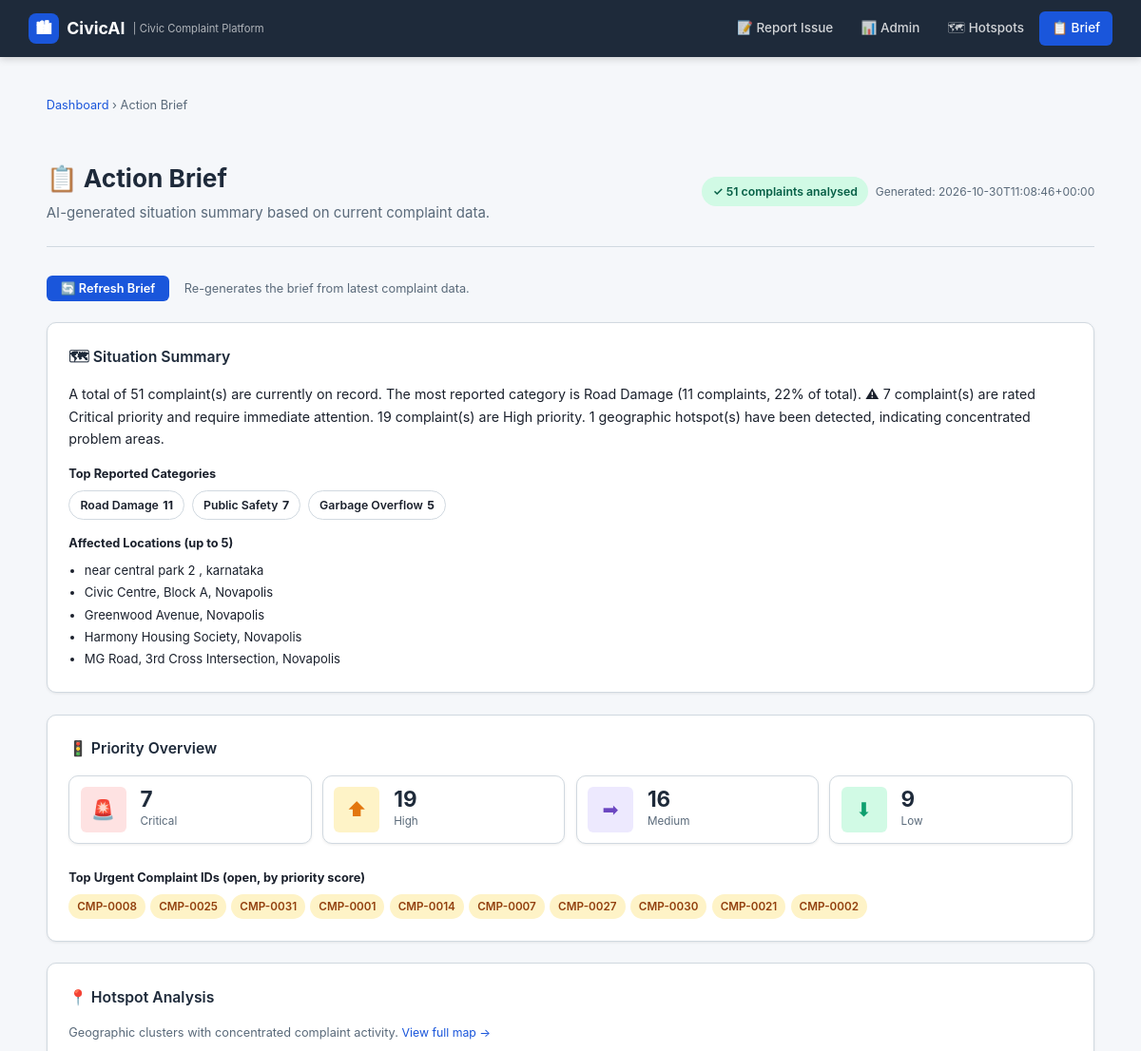
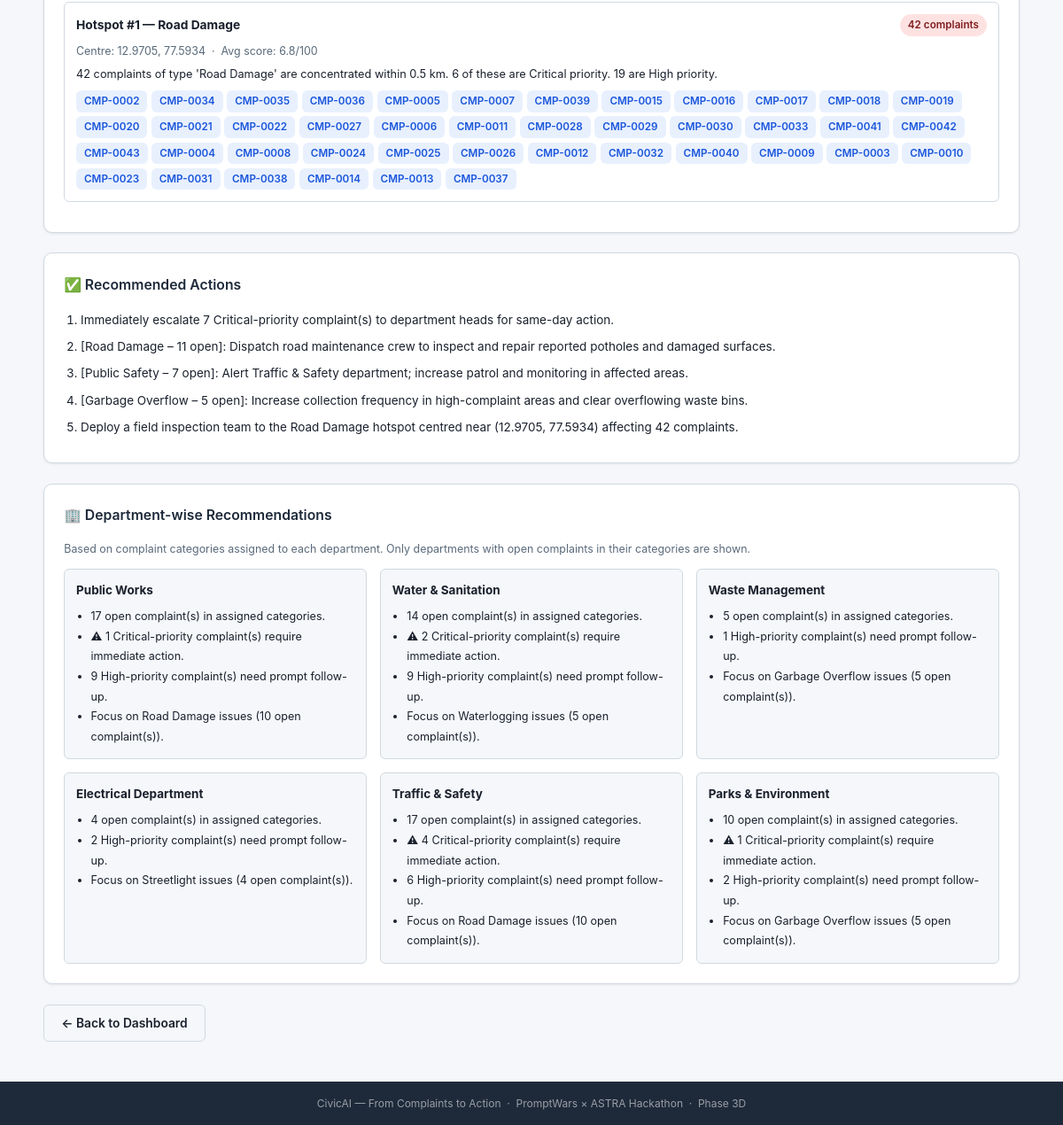
Screenshot of /admin/brief with the database file from the repository (2 pictures, top to bottom).
### tables this page shows
CREATE TABLE complaints (
    id               INTEGER PRIMARY KEY AUTOINCREMENT,
    complaint_id     TEXT    NOT NULL UNIQUE,
    title            TEXT    NOT NULL,
    description      TEXT    NOT NULL,
    category         TEXT    NOT NULL,
    ai_category      TEXT,
    ai_summary       TEXT,
    image_path       TEXT,
    latitude         REAL,
    longitude        REAL,
    address          TEXT,
    priority_score   REAL    NOT NULL DEFAULT 0.0,
    priority_level   TEXT    NOT NULL DEFAULT 'Low',
    priority_reason  TEXT,
    status           TEXT    NOT NULL DEFAULT 'Submitted',
    department_id    INTEGER,
    assigned_officer INTEGER,
    created_at       TEXT    NOT NULL DEFAULT (datetime('now')),
    updated_at       TEXT    NOT NULL DEFAULT (datetime('now')),
    resolved_at      TEXT, ai_confidence   REAL, ai_explanation  TEXT, ai_needs_review INTEGER NOT NULL DEFAULT 0,
    FOREIGN KEY (department_id)    REFERENCES departments(id) ON DELETE SET NULL,
    FOREIGN KEY (assigned_officer) REFERENCES officers(id)    ON DELETE SET NULL
);

### routes/admin.py (the view)
@admin_bp.route("/brief")
def action_brief():
    from ai.action_brief import get_brief_generator
    complaints   = _get_all_complaints_for_brief()
    geo_comps    = _get_geo_complaints()
    detector     = get_hotspot_detector()
    hotspot_list = detector.detect([dict(c) for c in geo_comps])
    generator = get_brief_generator()
    brief     = generator.generate(complaints, hotspot_list)
    return render_template("admin/brief.html", brief=brief)

### ai/action_brief.py (called while the page is built)
def _hotspot_reason(hotspot) -> str:
    parts: list[str] = [
        f"{hotspot.count} complaints of type '{hotspot.dominant_category}' are "
        f"concentrated within {hotspot.radius_km:.1f} km."
    ]
    if hotspot.critical_count > 0:
        parts.append(
            f"{hotspot.critical_count} of these are Critical priority."
        )
    if hotspot.high_count > 0:
        parts.append(f"{hotspot.high_count} are High priority.")
    if hotspot.avg_priority_score >= 50:
        parts.append(
            f"Average priority score is {hotspot.avg_priority_score:.1f}/100 — above threshold."
        )
    return " ".join(parts)

def get_brief_generator() -> ActionBriefGenerator:
    global _generator_instance
    if _generator_instance is None:
        _generator_instance = ActionBriefGenerator()
    return _generator_instance

    def generate(
        self,
        complaints: list[dict],
        hotspots: list | None = None,
    ) -> ActionBrief:
        try:
            return self._build_brief(complaints, hotspots or [])
        except Exception as exc:
            logger.error("ActionBriefGenerator.generate failed: %s", exc)
            return _empty_brief(status="partial")

    def _build_hotspot_analysis(self, hotspots: list) -> list[HotspotSummary]:
        summaries: list[HotspotSummary] = []
        for idx, h in enumerate(hotspots, start=1):
            reason = _hotspot_reason(h)
            summaries.append(HotspotSummary(
                index              = idx,
                center_lat         = h.center_lat,
                center_lon         = h.center_lon,
                count              = h.count,
                dominant_category  = h.dominant_category,
                critical_count     = h.critical_count,
                high_count         = h.high_count,
                avg_priority_score = h.avg_priority_score,
                complaint_ids      = list(h.complaint_ids),
                attention_reason   = reason,
            ))
        return summaries

### ai/hotspot_detector.py (called while the page is built)
def haversine_km(lat1: float, lon1: float, lat2: float, lon2: float) -> float:
    R = 6371.0
    dlat = math.radians(lat2 - lat1)
    dlon = math.radians(lon2 - lon1)
    a = (
        math.sin(dlat / 2) ** 2
        + math.cos(math.radians(lat1))
        * math.cos(math.radians(lat2))
        * math.sin(dlon / 2) ** 2
    )
    return R * 2 * math.asin(math.sqrt(a))

### routes/admin.py (called while the page is built)
@admin_bp.before_request
def _admin_auth_before_request():
    _check_admin_auth()

### templates/admin/brief.html (shortened to what this page needs)
{% extends "base.html" %}
{% block content %}
<div class="container">
  <nav aria-label="Breadcrumb" style="margin-bottom:1rem;font-size:.85rem;color:var(--text-muted);">
    <a href="{{ url_for('admin.dashboard') }}">Dashboard</a>
    &rsaquo;
    <span>Action Brief</span>
  </nav>
  <div class="page-header">
    <div class="flex justify-between items-center" style="flex-wrap:wrap;gap:1rem;">
      <div>
        <h1>📋 Action Brief</h1>
        <p>AI-generated situation summary based on current complaint data.</p>
      </div>
      <div class="flex gap-1" style="align-items:center;flex-wrap:wrap;">
        {% if brief.status == "ok" %}
        <span class="badge badge-resolved" style="padding:.35rem .75rem;font-size:.82rem;">
          ✓ {{ brief.total_analysed }} complaint{{ 's' if brief.total_analysed != 1 else '' }} analysed
        </span>
        {% elif brief.status == "empty" %}
        <span class="badge badge-under-review" style="padding:.35rem .75rem;font-size:.82rem;">
          No data yet
        </span>
        {% else %}
        <span class="badge badge-rejected" style="padding:.35rem .75rem;font-size:.82rem;">
          Partial data
        </span>
        {% endif %}
        <span class="text-muted text-sm" style="font-size:.8rem;">
          Generated: {{ brief.generated_at }}
        </span>
      </div>
    </div>
  </div>
  <form method="POST" action="{{ url_for('admin.action_brief_generate') }}"
        style="margin-bottom:1.5rem;">
    <button type="submit" class="btn btn-primary"
            style="font-size:.85rem;padding:.4rem 1rem;">
      🔄 Refresh Brief
    </button>
    <span class="text-muted text-sm" style="margin-left:.75rem;">
      Re-generates the brief from latest complaint data.
    </span>
  </form>
  {% if brief.status == "empty" %}
  <div class="card">
    <div class="hotspot-empty" style="text-align:center;padding:3rem 1rem;color:var(--text-muted);">
      <div style="font-size:3rem;margin-bottom:.75rem;">📭</div>
      <h3 style="margin:0 0 .5rem;font-size:1.1rem;color:var(--text);">No complaints on record</h3>
      <p style="margin:0;font-size:.9rem;max-width:440px;margin:0 auto;">
        The action brief will be generated automatically once civic complaints have been submitted.
      </p>
    </div>
  </div>
  {% else %}
  <div class="card" style="margin-bottom:1.5rem;">
    <h2 class="card-title">🗺 Situation Summary</h2>
    <p style="font-size:.95rem;line-height:1.65;color:var(--text);">
      {{ brief.situation_summary }}
    </p>
    {% if brief.top_categories %}
    <div style="margin-top:1rem;">
      <p style="font-size:.85rem;font-weight:700;margin-bottom:.5rem;">Top Reported Categories</p>
      <div class="flex gap-1" style="flex-wrap:wrap;">
        {% for cat, count in brief.top_categories %}
        <span class="badge"
              style="background:var(--surface);color:var(--text);border:1px solid var(--border);padding:.3rem .75rem;font-size:.82rem;">
          {{ cat }} <strong style="margin-left:.3rem;">{{ count }}</strong>
        </span>
        {% endfor %}
      </div>
    </div>
    {% endif %}
    {% if brief.affected_locations %}
    <div style="margin-top:1rem;">
      <p style="font-size:.85rem;font-weight:700;margin-bottom:.4rem;">Affected Locations (up to 5)</p>
      <ul style="margin:0;padding-left:1.1rem;font-size:.87rem;line-height:1.8;">
        {% for loc in brief.affected_locations %}
        <li>{{ loc | e }}</li>
        {% endfor %}
      </ul>
    </div>
    {% endif %}
  </div>
  <div class="card" style="margin-bottom:1.5rem;">
    <h2 class="card-title">🚦 Priority Overview</h2>
    <div class="stats-grid" style="grid-template-columns:repeat(auto-fit,minmax(120px,1fr));gap:.75rem;margin-top:.5rem;">
      <div class="stat-card" style="padding:.75rem;">
        <div class="stat-icon red">🚨</div>
        <div>
          <div class="stat-value" style="font-size:1.5rem;">{{ brief.priority_overview.critical }}</div>
          <div class="stat-label">Critical</div>
        </div>
      </div>
      <div class="stat-card" style="padding:.75rem;">
        <div class="stat-icon orange">⬆</div>
        <div>
          <div class="stat-value" style="font-size:1.5rem;">{{ brief.priority_overview.high }}</div>
          <div class="stat-label">High</div>
        </div>
      </div>
      <div class="stat-card" style="padding:.75rem;">
        <div class="stat-icon purple">➡</div>
        <div>
          <div class="stat-value" style="font-size:1.5rem;">{{ brief.priority_overview.medium }}</div>
          <div class="stat-label">Medium</div>
        </div>
      </div>
      <div class="stat-card" style="padding:.75rem;">
        <div class="stat-icon green">⬇</div>
        <div>
          <div class="stat-value" style="font-size:1.5rem;">{{ brief.priority_overview.low }}</div>
          <div class="stat-label">Low</div>
        </div>
      </div>
    </div>
    {% if brief.urgent_complaints %}
    <div style="margin-top:1rem;">
      <p style="font-size:.85rem;font-weight:700;margin-bottom:.4rem;">
        Top Urgent Complaint IDs (open, by priority score)
      </p>
      <div style="display:flex;flex-wrap:wrap;gap:.35rem;">
        {% for cid in brief.urgent_complaints %}
        <a href="{{ url_for('admin.complaint_detail', complaint_id=cid) }}"
           class="badge badge-under-review"
           style="padding:.25rem .6rem;font-size:.78rem;text-decoration:none;">
          {{ cid }}
        </a>
        {% endfor %}
      </div>
    </div>
    {% endif %}
  </div>
  {% if brief.hotspot_analysis %}
  <div class="card" style="margin-bottom:1.5rem;">
    <h2 class="card-title">📍 Hotspot Analysis</h2>
    <p style="font-size:.85rem;color:var(--text-muted);margin-bottom:.75rem;">
      Geographic clusters with concentrated complaint activity.
      <a href="{{ url_for('admin.hotspots') }}" style="font-size:.82rem;">View full map →</a>
    </p>
    {% for hs in brief.hotspot_analysis %}
    <div style="border:1px solid var(--border);border-radius:var(--radius-sm);padding:.85rem;margin-bottom:.75rem;background:var(--surface);">
      <div class="flex justify-between items-center" style="flex-wrap:wrap;gap:.5rem;margin-bottom:.5rem;">
        <strong style="font-size:.92rem;">
          Hotspot #{{ hs.index }} — {{ hs.dominant_category }}
        </strong>
        <span class="badge {% if hs.critical_count > 0 %}badge-critical{% elif hs.high_count > 0 %}badge-high{% else %}badge-medium{% endif %}"
              style="padding:.2rem .6rem;font-size:.78rem;">
          {{ hs.count }} complaint{{ 's' if hs.count != 1 else '' }}
        </span>
      </div>
      <p style="font-size:.83rem;color:var(--text-muted);margin-bottom:.4rem;">
        Centre: {{ "%.4f"|format(hs.center_lat) }}, {{ "%.4f"|format(hs.center_lon) }}
        &nbsp;·&nbsp; Avg score: {{ "%.1f"|format(hs.avg_priority_score) }}/100
      </p>
      <p style="font-size:.85rem;margin-bottom:.5rem;">{{ hs.attention_reason }}</p>
      <div style="display:flex;flex-wrap:wrap;gap:.3rem;">
        {% for cid in hs.complaint_ids %}
        <a href="{{ url_for('admin.complaint_detail', complaint_id=cid) }}"
           class="action-link" style="font-size:.78rem;">{{ cid }}</a>
        {% endfor %}
      </div>
    </div>
    {% endfor %}
  </div>
  {% endif %}
  {% if brief.recommendations %}
  <div class="card" style="margin-bottom:1.5rem;">
    <h2 class="card-title">✅ Recommended Actions</h2>
    <ol style="padding-left:1.25rem;margin:0;font-size:.9rem;line-height:1.9;">
      {% for rec in brief.recommendations %}
      <li style="margin-bottom:.3rem;">{{ rec }}</li>
      {% endfor %}
    </ol>
  </div>
  {% endif %}
  {% if brief.dept_recommendations %}
  <div class="card" style="margin-bottom:1.5rem;">
    <h2 class="card-title">🏢 Department-wise Recommendations</h2>
    <p style="font-size:.83rem;color:var(--text-muted);margin-bottom:.85rem;">
      Based on complaint categories assigned to each department.
      Only departments with open complaints in their categories are shown.
    </p>
    <div style="display:grid;grid-template-columns:repeat(auto-fill,minmax(300px,1fr));gap:1rem;">
      {% for dept, actions in brief.dept_recommendations.items() %}
      <div style="border:1px solid var(--border);border-radius:var(--radius-sm);padding:.85rem;background:var(--bg);">
        <p style="font-weight:700;font-size:.9rem;margin-bottom:.5rem;">{{ dept | e }}</p>
        <ul style="margin:0;padding-left:1.1rem;font-size:.84rem;line-height:1.8;color:var(--text);">
          {% for action in actions %}
          <li>{{ action }}</li>
          {% endfor %}
        </ul>
      </div>
      {% endfor %}
    </div>
  </div>
  {% endif %}
  {% endif %}
  <div style="margin-top:1.5rem;">
    <a href="{{ url_for('admin.dashboard') }}" class="btn btn-secondary">
      ← Back to Dashboard
    </a>
  </div>
</div>
{% endblock %}

### static/css/main.css (style rules this page uses)
*, *::before, *::after { box-sizing: border-box; margin: 0; padding: 0; }
:root { --brand-blue: #1a56db; --brand-dark: #1e2a3a; --brand-light: #e8f0fe; --accent-green: #0d9f6e; --accent-orange: #e3760e; --accent-red: #e02020; --accent-purple: #6b46c1; --bg: #f5f7fa; --surface: #ffffff; --border: #d1d9e0; --text: #1a202c; --text-muted: #5a6a7a; --shadow-sm: 0 1px 3px rgba(0,0,0,.08); --shadow-md: 0 4px 12px rgba(0,0,0,.10); --radius-sm: 6px; --radius-md: 10px; --radius-lg: 16px; --font: -apple-system, "Segoe UI", system-ui, sans-serif; --font-mono: "Cascadia Code", "Fira Code", monospace; }
html { font-size: 15px; scroll-behavior: smooth; }
body { font-family: var(--font); background: var(--bg); color: var(--text); line-height: 1.6; min-height: 100vh; }
a { color: var(--brand-blue); text-decoration: none; }
.container { max-width: 1140px; margin: 0 auto; padding: 0 1.25rem; }
.page-wrap { min-height: 100vh; display: flex; flex-direction: column; }
.page-header { padding: 2rem 0 1.5rem; border-bottom: 1px solid var(--border); margin-bottom: 2rem; }
.page-header h1 { font-size: 1.75rem; font-weight: 700; color: var(--brand-dark); margin-bottom: .25rem; }
.page-header p { color: var(--text-muted); }
.card { background: var(--surface); border: 1px solid var(--border); border-radius: var(--radius-md); padding: 1.5rem; box-shadow: var(--shadow-sm); }
.card-title { font-size: 1.05rem; font-weight: 600; margin-bottom: 1rem; color: var(--brand-dark); }
.stats-grid { display: grid; grid-template-columns: repeat(auto-fit, minmax(170px, 1fr)); gap: 1rem; margin-bottom: 1.75rem; }
.stat-card { background: var(--surface); border: 1px solid var(--border); border-radius: var(--radius-md); padding: 1.25rem 1.5rem; display: flex; align-items: center; gap: 1rem; box-shadow: var(--shadow-sm); }
.stat-icon { width: 48px; height: 48px; border-radius: var(--radius-sm); display: flex; align-items: center; justify-content: center; font-size: 1.35rem; flex-shrink: 0; }
.stat-icon.orange { background: #fef3c7; color: var(--accent-orange); }
.stat-icon.green { background: #d1fae5; color: var(--accent-green); }
.stat-icon.red { background: #fee2e2; color: var(--accent-red); }
.stat-icon.purple { background: #ede9fe; color: var(--accent-purple); }
.stat-value { font-size: 1.9rem; font-weight: 700; color: var(--brand-dark); line-height: 1; }
.stat-label { font-size: .78rem; color: var(--text-muted); margin-top: .2rem; }
.btn { display: inline-flex; align-items: center; gap: .4rem; padding: .6rem 1.3rem; border: none; border-radius: var(--radius-sm); font-family: var(--font); font-size: .92rem; font-weight: 600; cursor: pointer; transition: opacity .15s, transform .1s; text-decoration: none; }
.btn-primary { background: var(--brand-blue); color: #fff; }
.btn-secondary { background: var(--bg); color: var(--text); border: 1px solid var(--border); }
.badge { display: inline-flex; align-items: center; padding: .2rem .65rem; border-radius: 999px; font-size: .75rem; font-weight: 600; white-space: nowrap; }
.badge-under-review { background: #fef3c7; color: #92400e; }
.badge-resolved { background: #d1fae5; color: #065f46; }
.badge-critical { background: #fee2e2; color: #7f1d1d; }
.text-muted { color: var(--text-muted); }
.text-sm { font-size: .85rem; }
.flex { display: flex; }
.gap-1 { gap: .5rem; }
.items-center { align-items: center; }
.justify-between { justify-content: space-between; }

### static/css/admin.css (style rules this page uses)
.action-link { font-size: .8rem; font-weight: 600; padding: .2rem .6rem; border-radius: var(--radius-sm); background: var(--brand-light); color: var(--brand-blue); }

### rows the page displays
complaints: category "Road Damage", count "11", address "near central park 2 , karnataka"
complaints: category "Public Safety", count "7"
complaints: category "Garbage Overflow", count "5", complaint "CMP-0006"
complaints: address "Civic Centre, Block A, Novapolis", complaint "CMP-0025"
complaints: address "Greenwood Avenue, Novapolis", complaint "CMP-0014"
complaints: address "Harmony Housing Society, Novapolis", complaint "CMP-0029"
complaints: address "MG Road, 3rd Cross Intersection, Novapolis", complaint "CMP-0031"
complaints: complaint "CMP-0008"
complaints: complaint "CMP-0001"
complaints: complaint "CMP-0007"
complaints: complaint "CMP-0027"
complaints: complaint "CMP-0030"
complaints: complaint "CMP-0021"
complaints: complaint "CMP-0002"
complaints: index "1", dominant_category "Road Damage", count "42", count "s", center_lat "12.9705", center_lon "77.5934", avg_priority_score "6.8", attention_reason "42 complaints of type 'Road Damage' are concentrated within 0.5 km. 6 of these are Critical priority. 19 are High priority.", complaint "CMP-0020"
complaints: complaint "CMP-0034"
complaints: complaint "CMP-0035"
complaints: complaint "CMP-0036"
complaints: complaint "CMP-0005"
complaints: complaint "CMP-0039"
complaints: complaint "CMP-0015"
complaints: complaint "CMP-0016"
complaints: complaint "CMP-0017"
complaints: complaint "CMP-0018"
complaints: complaint "CMP-0019"
complaints: complaint "CMP-0022"
complaints: complaint "CMP-0011"
complaints: complaint "CMP-0028"
complaints: complaint "CMP-0033"
complaints: complaint "CMP-0041"
complaints: complaint "CMP-0042"
complaints: complaint "CMP-0043"
complaints: complaint "CMP-0004"
complaints: complaint "CMP-0024"
complaints: complaint "CMP-0026"
complaints: complaint "CMP-0012"
complaints: complaint "CMP-0032"
complaints: complaint "CMP-0040"
complaints: complaint "CMP-0009"
complaints: complaint "CMP-0003"
complaints: complaint "CMP-0010"
complaints: complaint "CMP-0023"
complaints: complaint "CMP-0038"
complaints: complaint "CMP-0013"
complaints: complaint "CMP-0037"

### other values shown
{{ brief.total_analysed }} "51"
{{ 's' if brief.total_analysed != 1 else '' }} "s"
{{ brief.generated_at }} "2026-10-30T11:08:46+00:00"
{{ brief.priority_overview.critical }} "7"
{{ brief.priority_overview.high }} "19"
{{ brief.priority_overview.medium }} "16"
{{ brief.priority_overview.low }} "9"
{{ rec }} "Immediately escalate 7 Critical-priority complaint(s) to department heads for same-day action." "[Road Damage – 11 open]: Dispatch road maintenance crew to inspect and repair reported potholes and damaged surfaces." "[Public Safety – 7 open]: Alert Traffic & Safety department; increase patrol and monitoring in affected areas." "[Garbage Overflow – 5 open]: Increase collection frequency in high-complaint areas and clear overflowing waste bins." "Deploy a field inspection team to the Road Damage hotspot centred near (12.9705, 77.5934) affecting 42 complaints."
{{ dept | e }} "Public Works" "Water & Sanitation" "Waste Management" "Electrical Department" "Traffic & Safety" "Parks & Environment"
{{ action }} "17 open complaint(s) in assigned categories." "⚠ 1 Critical-priority complaint(s) require immediate action." "9 High-priority complaint(s) need prompt follow-up." "Focus on Road Damage issues (10 open complaint(s))." "14 open complaint(s) in assigned categories." "⚠ 2 Critical-priority complaint(s) require immediate action." "9 High-priority complaint(s) need prompt follow-up." "Focus on Waterlogging issues (5 open complaint(s))." "5 open complaint(s) in assigned categories." "1 High-priority complaint(s) need prompt follow-up." "Focus on Garbage Overflow issues (5 open complaint(s))." "4 open complaint(s) in assigned categories." "2 High-priority complaint(s) need prompt follow-up." "Focus on Streetlight issues (4 open complaint(s))." "17 open complaint(s) in assigned categories." "⚠ 4 Critical-priority complaint(s) require immediate action." "6 High-priority complaint(s) need prompt follow-up." "Focus on Road Damage issues (10 open complaint(s))." "10 open complaint(s) in assigned categories." "⚠ 1 Critical-priority complaint(s) require immediate action." "2 High-priority complaint(s) need prompt follow-up." "Focus on Garbage Overflow issues (5 open complaint(s))."
